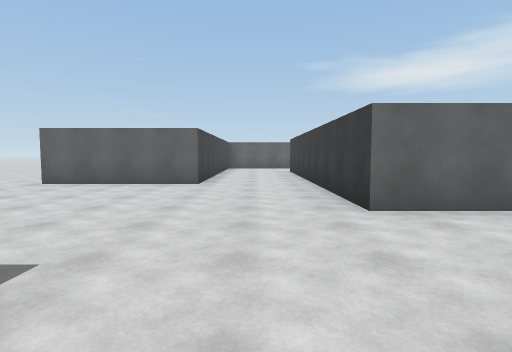
view 1 (above)

21 first-person views from a walk through a 3-D level made in the Unity game engine. The camera is 1.4 m above the floor, tilts 4° down and sees 80° across. The floor is counted in squares, 2 m on a side. Each view is taken from the middle of a square. On the plan, view 1 faces up. The plan holds only what a view shows up to about 10 squares ahead; the rest is blank. The place goes on beyond the plan. The player is left out.

view 2
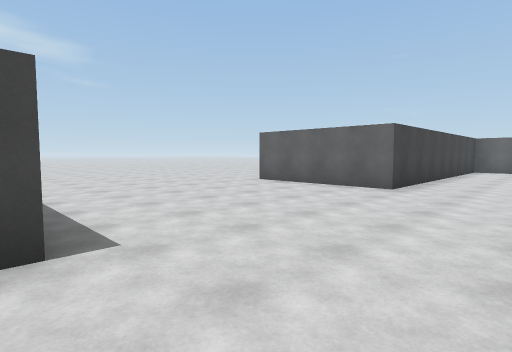

view 3
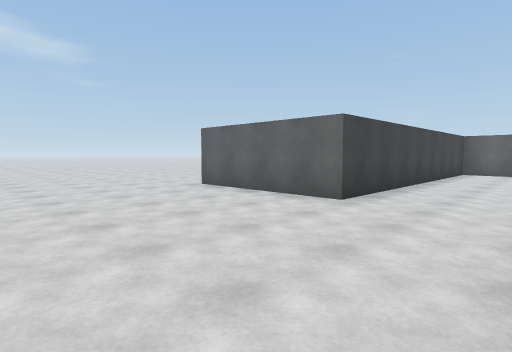

view 4
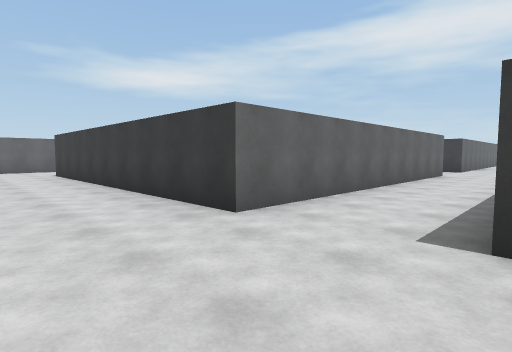

view 5
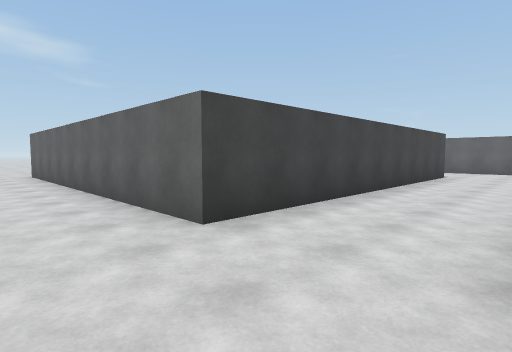

view 6
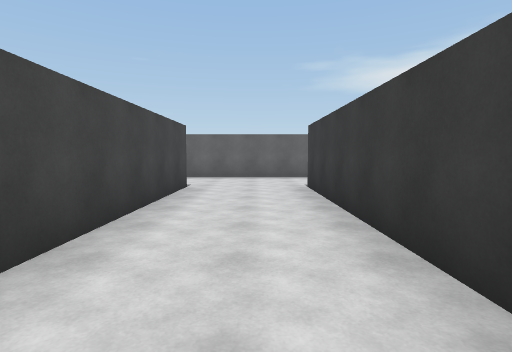

view 7
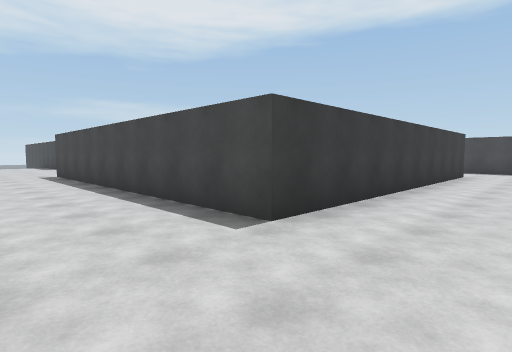

view 8
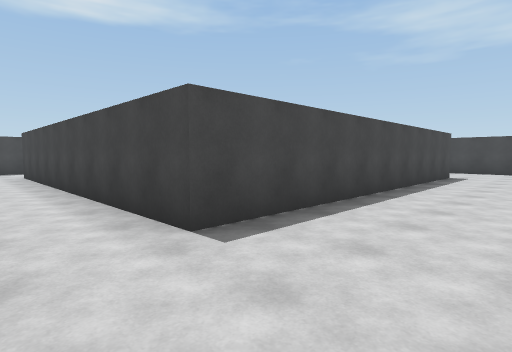

view 9
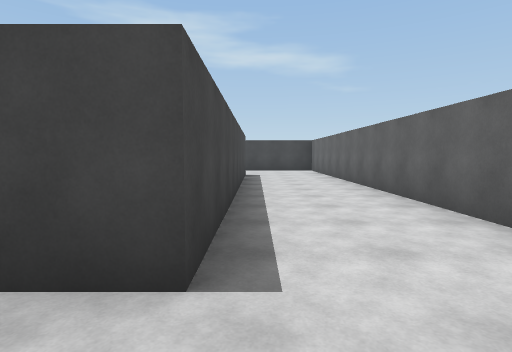

view 10
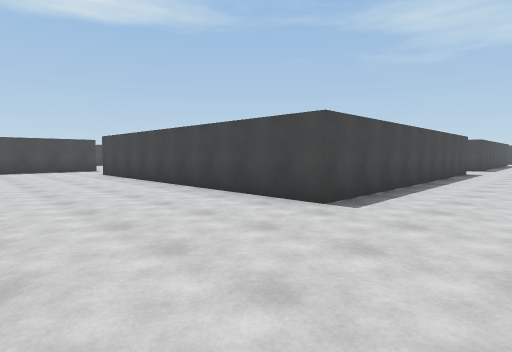

view 11
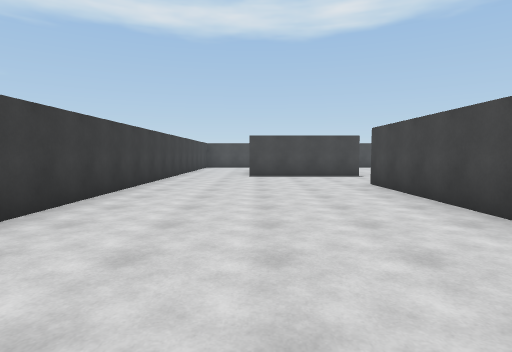

view 12
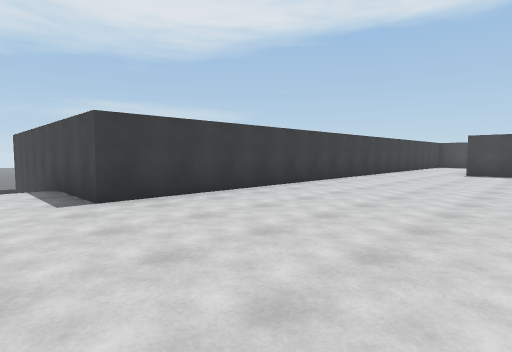

view 13
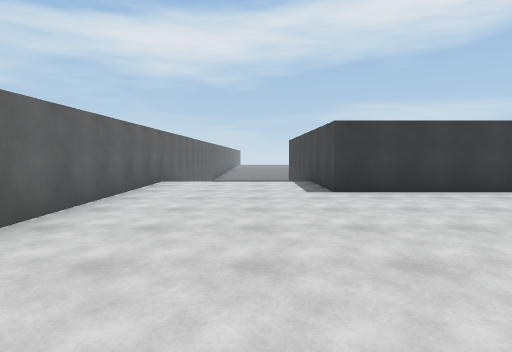

view 14
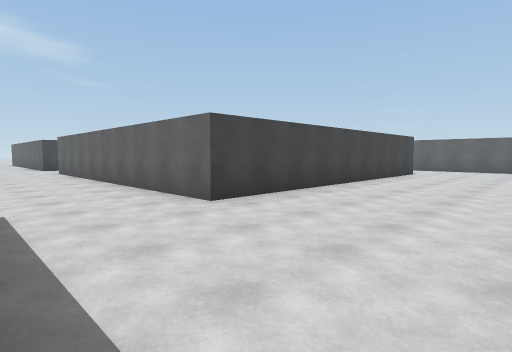

view 15
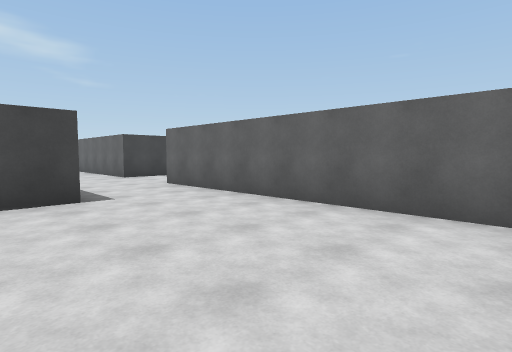

view 16
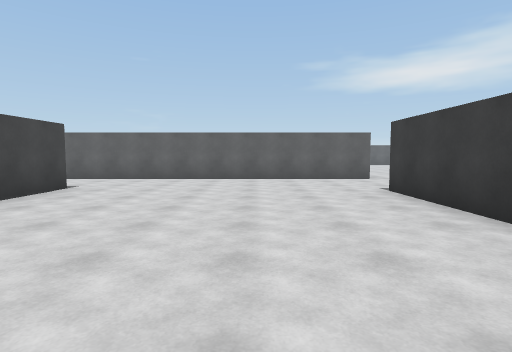

view 17
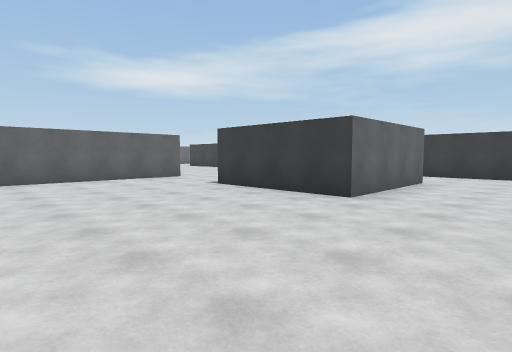

view 18
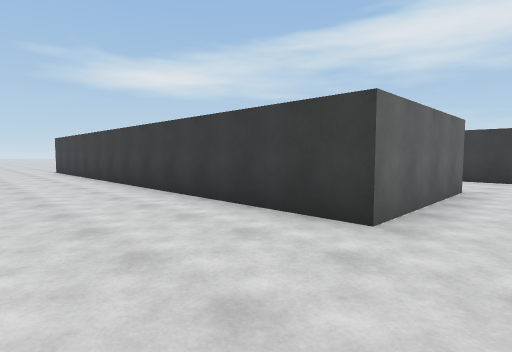

view 19
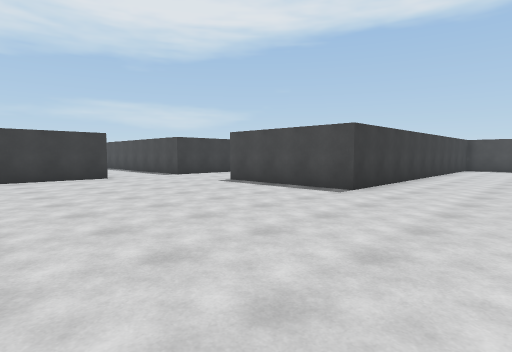

view 20
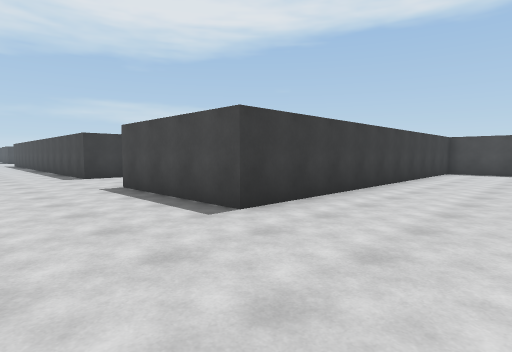

view 21
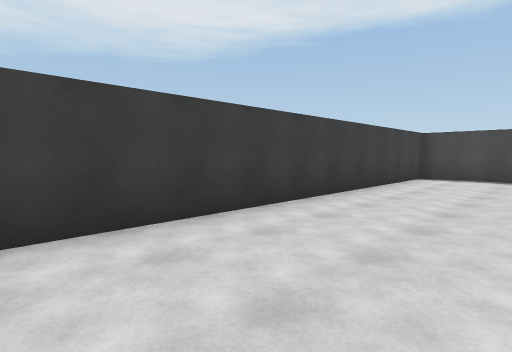

### Floor plan
Points are (right, up) in squares from view 1. A wall is a line through its corners. A room is listed if a view was taken in it or the views show most of it. See-through windows are left out.
Room 1 (views 1, 2, 3, 4, 5, 6, 7, 8, 9, 10, 11, 12, 13, 14, 18, 19, 20, 21)
walls: (10.5, 3.8) (1.4, 3.8) (1.4, 12.6) (10.5, 12.6) (10.5, 3.8); (16.6, 3.8) (13.1, 3.8) (13.1, 12.6) (22.3, 12.6) (22.3, 3.8); (13.6, 15.4) (2, 15.4); (1.6, 0.1) (1.6, 1.4) (3.5, 1.4); (24, 0.9) (25.1, 0.9); (0, 15.4) (-0.8, 15.4); (-1.4, 14.9) (-1.4, 7.3) (-5.1, 7.3) (-5.1, 17.2); (27.7, 0.9) (27.7, 11.5) (32.2, 11.5); (27.7, -4.1) (27.7, -1.9); (32, 15.4) (24.9, 15.4); (-7.2, -8.8) (-5.1, -8.8) (-5.1, 1.4) (-1.4, 1.4)
ways out: opening at (15.5, 2.5) to room 2; opening at (22, 2.5) to room 2; opening at (26.5, -3) to room 2
Room 2 (views 15, 16, 17)
walls: (25.2, -2.6) (21.6, -2.6) (21.6, 1); (15.1, 1.4) (15.1, -0.4); (22.3, 3.8) (16.6, 3.8)
ways out: opening at (15.5, 2.5) to room 1; opening at (22, 2.5) to room 1; opening at (26.5, -3) to room 1

Positions as (right, up) in squares from view 1, and headings:
1: (0, 0), facing up
2: (1, 1), facing up-left
3: (1, 3), facing up-left
4: (-1, 1), facing up-right
5: (13, 2), facing up-left
6: (12, 6), facing up
7: (11, 15), facing down-right
8: (12, 15), facing down-left
9: (12, 13), facing left
10: (26, 15), facing down-left
11: (25, 11), facing down
12: (23, 13), facing down-right
13: (22, 13), facing right
14: (26, 1), facing up-left
15: (20, 0), facing up-left
16: (19, -5), facing up
17: (17, -5), facing up-right
18: (-8, 6), facing up-right
19: (-8, 7), facing down-right
20: (-8, 4), facing down-right
21: (-8, 1), facing down-right
